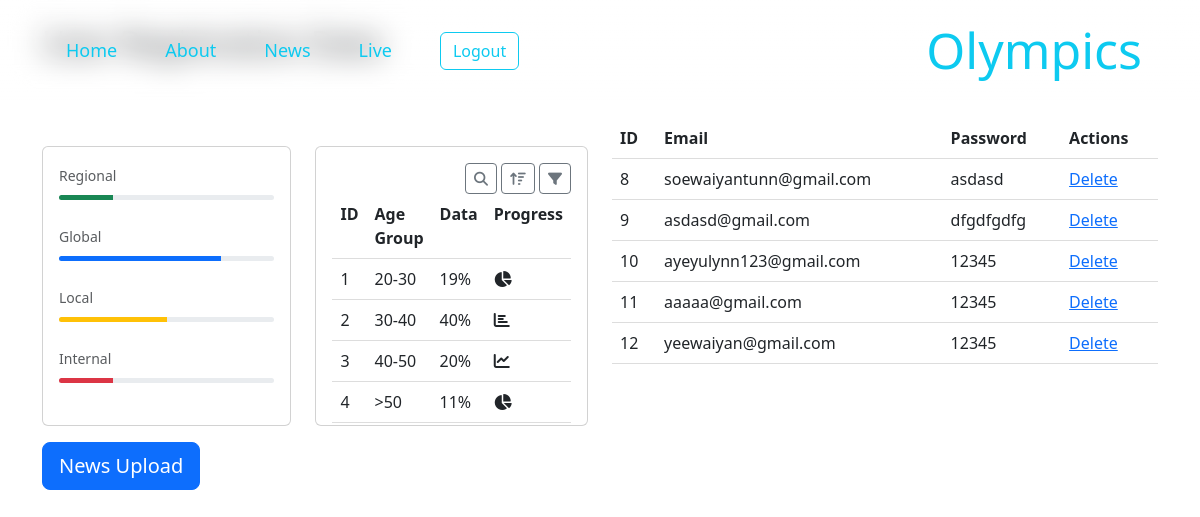
Page /adminview.php on the committed database.
### tables this page shows
CREATE TABLE `registrationuser` (
  `id` int(100) NOT NULL,
  `firstname` varchar(50) NOT NULL,
  `lastname` varchar(50) NOT NULL,
  `email` varchar(50) NOT NULL,
  `password` varchar(50) NOT NULL,
  `phoneno` varchar(50) NOT NULL,
  `country` varchar(100) NOT NULL,
  `city` varchar(100) NOT NULL,
  `favsport` varchar(150) NOT NULL,
  `dob` date NOT NULL,
  `gender` varchar(50) NOT NULL
);

### adminview.php (the view, shortened to what this page needs)
<?php
$servername = "localhost";
$username = "root";
$password = "";
$dbname = "olympics";
$conn = new mysqli($servername, $username, $password, $dbname);
$sql = "SELECT * FROM registrationuser";
$result = $conn->query($sql);
?>
<!DOCTYPE html>
<html>
<head>
    <link href="https://cdn.jsdelivr.net/npm/bootstrap@5.3.0/dist/css/bootstrap.min.css" rel="stylesheet">
    <link rel="stylesheet" href="style2.css">
</head>
<body>
<nav class="navbar navbar-expand-lg bg-gradient fixed-top">
        <div class="container">
        <a class="navbar-brand order-1 text-info tilteone" href="index.php">Olympics</a>
        <div class="collapse navbar-collapse " id="navbarSupportedContent">
          <ul class="navbar-nav ">
            <li class="nav-item active ">
              <a class="nav-link p-4 text-info linka" href="index.php">Home </a>
            </li>
            <li class="nav-item">
              <a class="nav-link p-4 text-info linka" href="about.php">About</a>
            </li>
            <li class="nav-item ">
              <a class="nav-link p-4 text-info linka" href="viewdata.php">
                News
              </a>
            </li>
            <li class="nav-item">
              <a class="nav-link p-4 text-info linka" href="live.php">Live</a>
            </li>
          </ul>
          <a href="adminlogin.php">
          <button type="button" class="btn btn-outline-info mx-4">Logout</button>
          </a>
        </div>
    </div>
      </nav>
      <div class="container">
    <h2 class="mt-4">User Registration Data</h2>
    <div class="row">
    <div class="col-12 col-md-6 mt-4">
      <div class="row mt-4 flex-column flex-lg-row">
                        <div class="col">
                        <h2 class="h6 text-white-50">LOCATION</h2>
                        <div class="card mb-3" style="height: 280px">
                        <div class="card-body">
                        <small class="text-muted">Regional</small>
                        <div class="progress mb-4 mt-2" style="height: 5px">
                        <div class="progress-bar
                        bg-success w-25"></div>
                        </div>
                        <small class="text-muted">Global</small>
                        <div class="progress mb-4 mt-2" style="height: 5px">
                        <div class="progress-bar
                        bg-primary w-75"></div>
                        </div>
                        <small class="text-muted">Local</small>
                        <div class="progress mb-4 mt-2" style="height: 5px">
                        <div class="progress-bar
                        bg-warning w-50"></div>
                        </div>
                        <small class="text-muted">Internal</small>
                        <div class="progress mb-4 mt-2" style="height: 5px">
                        <div class="progress-bar bg-danger w-25"></div>
                        </div>
                        </div>
                        </div>
                        </div>
                        <div class="col">
                        <h2 class="h6 text-white-50">DATA</h2>
                        <div class="card mb-3" style="height: 280px">
                        <div class="card-body">
                        <div class="text-end">
                        <button class="btn btn-sm
                        btn-outline-secondary">
                        <i class="fas fa-search"></i>
                        </button>
                        <button class="btn btn-sm
                        btn-outline-secondary">
                        <i class="fas fa-sort-amount-up"></i>
                        </button>
                        <button class="btn btn-sm
                        btn-outline-secondary">
                        <i class="fas fa-filter"></i>
                        </button>
                        </div>
                        <table class="table">
                            <tr>
                            <th>ID</th>
                            <th>Age Group</th>
                            <th>Data</th>
                            <th>Progress</th>
                            </tr>
                            <tr>
                            <td>1</td>
                            <td>20-30</td>
                            <td>19%</td>
                            <td>
                            <i class="fas fa-chart-pie"></i>
                            </td>
                            </tr>
                            <tr>
                            <td>2</td>
                            <td>30-40</td>
                            <td>40%</td>
                            <td>
                            <i class="fas fa-chart-bar"></i>
                            </td>
                            </tr>
                            <tr>
                            <td>3</td>
                            <td>40-50</td>
                            <td>20%</td>
                            <td>
                            <i class="fas fa-chart-line"></i>
                            </td>
                            </tr>
                            <tr>
                            <td>4</td>
                            <td>>50</td>
                            <td>11%</td>
                            <td>
                            <i class="fas fa-chart-pie"></i>
                            </td>
                            </tr>
                            </table>
                            </div>
                            </div>
                            </div>
                            </div>
                            <a href="adminuploade.php">
                            <button  type="button" class="btn btn-primary btn-lg btn-block">News Upload </button>
    </div></a>
    <div class="col-12 col-md-6">
    <table class="mt-5">
        <tr>
            <th>ID</th>
            <th>Email</th>
            <th>Password</th>
            <th>Actions</th>
        </tr>
        <?php
        if ($result->num_rows > 0) {
            while ($row = $result->fetch_assoc()) {
                ?>
                <tr>
                    <td><?php echo $row['id']; ?></td>
                    <td><?php echo $row['email']; ?></td>
                    <td><?php echo $row['password']; ?></td>
                    <td>
                        <a href="admin_view.php?action=delete&id=<?php echo $row['id']; ?>">Delete</a>
                    </td>
                </tr>
                <?php
            }
        } else {
            echo "No records found.";
        }
        ?>
    </table>
    </div>
    </div>
    </div>
</body>
</html>

### style2.css (style rules this page uses)
.tilteone { font-size: 50px; }
.linka { font-size: 18px; }
.navbar { backdrop-filter: blur(15px); }
body { background: url(image/backg.jpg); }

### adminview.php (style rules this page uses)
table { width: 100%; border-collapse: collapse; }
th, td { padding: 8px; text-align: left; border-bottom: 1px solid #ddd; }

### rows in the picture
registrationuser: id "8", email "soewaiyantunn@gmail.com", password "asdasd"
registrationuser: id "9", email "asdasd@gmail.com", password "dfgdfgdfg"
registrationuser: id "10", email "ayeyulynn123@gmail.com", password "12345"
registrationuser: id "11", email "aaaaa@gmail.com", password "12345"
registrationuser: id "12", email "yeewaiyan@gmail.com", password "12345"
